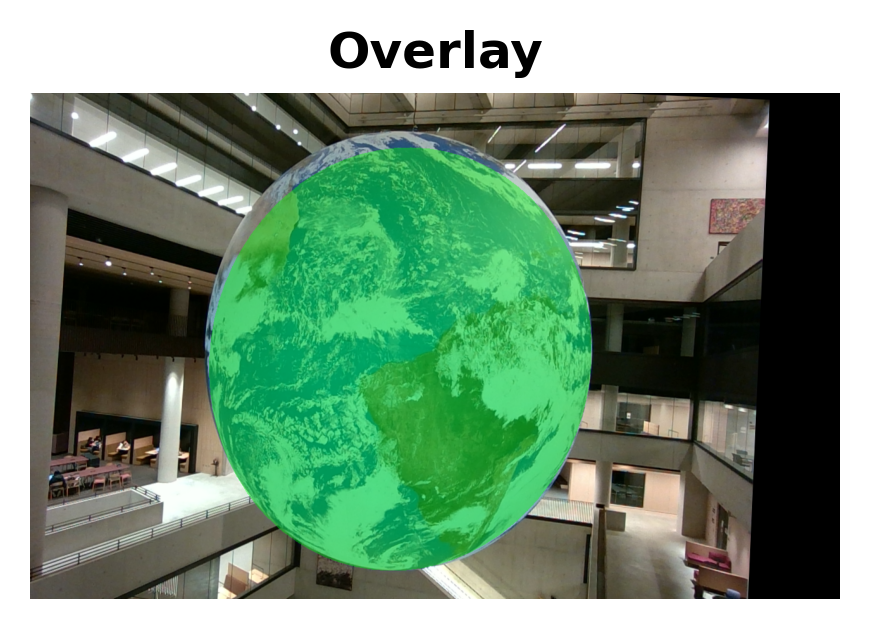
#> input picture results/task2/000000.png, 870 x 629 px
$ python -i final_task1_c_e_bkp.py   (imports and definitions only)
#> lines starting #> are read from the running program, lines starting #| are printed output that depends on the picture; after the words box and inside, x2 and y2 are one past the last pixel; in counts of white or black regions, pixels touching at a corner belong together; long printed decimals are rounded
#> further down, picture is the input picture: shape (629, 870, 3); mean B, G, R 120.6, 146, 116.9
import numpy as np
import cv2
import matplotlib.pyplot as plt
import os
from skimage.measure import CircleModel
from skimage.measure import ransac
import glob

#circle and ellipse--all test cases
# restriction: 1. not for small objects   2. rely on picture quality
#designed for task1


# use circle model for circles, use contour for ellipse

# METHOD 3: color, then choose between circle/ellipse

def color_then_circle(image):

    # Color threshold, ocean only
    hsv = cv2.cvtColor(image, cv2.COLOR_BGR2HSV)
#> hsv: shape (629, 870, 3); mean H, S, V 31, 77.8, 148.6
    lower_blue = np.array([85, 40, 40])
    upper_blue = np.array([135, 255, 255])
    ocean_mask = cv2.inRange(hsv, lower_blue, upper_blue)
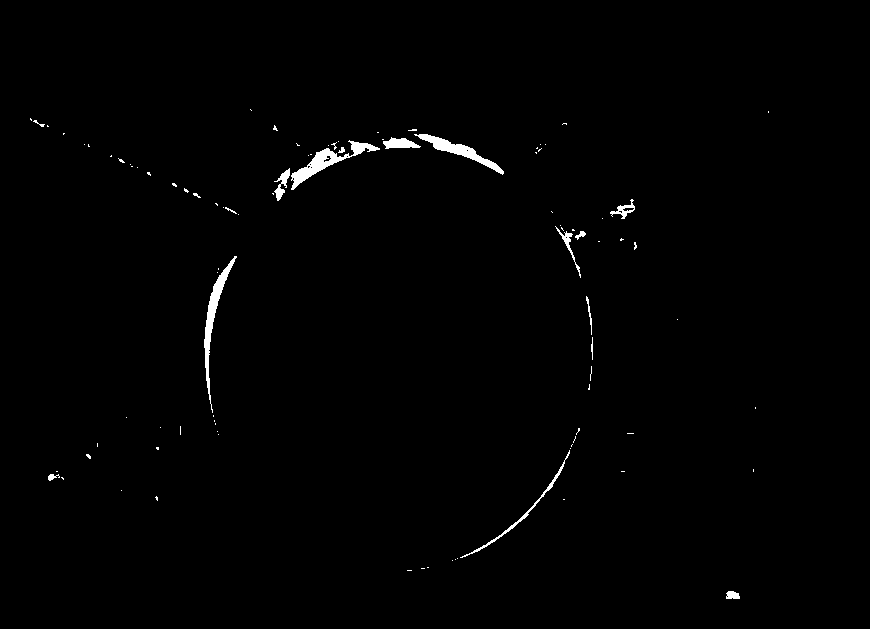
#> ocean_mask: shape (629, 870); 0.83% white; 95 white regions (79 under 20 px), largest, box (x1, y1, x2, y2) and area: (291, 140, 380, 190) 979, (204, 256, 237, 413) 882, (414, 134, 504, 175) 764

    # Smooth mask (remove land + noise)
    kernel = cv2.getStructuringElement(cv2.MORPH_ELLIPSE, (7, 7))
    ocean_mask = cv2.morphologyEx(ocean_mask, cv2.MORPH_OPEN, kernel, iterations=2)
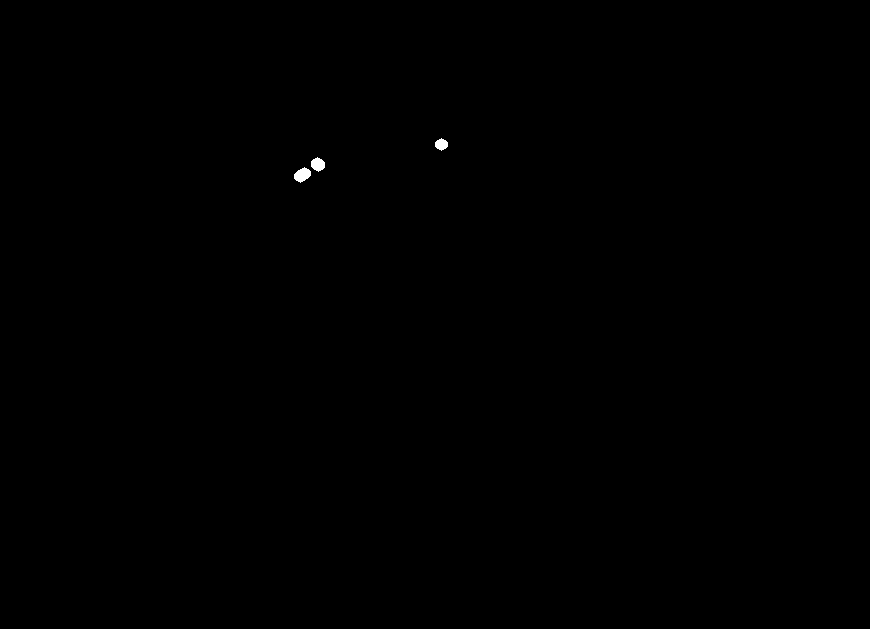
#> ocean_mask: shape (629, 870); 0.08% white; 3 white regions, box (x1, y1, x2, y2) and area: (294, 167, 311, 183) 177, (311, 157, 325, 172) 148, (435, 138, 448, 151) 117
    ocean_mask = cv2.morphologyEx(ocean_mask, cv2.MORPH_CLOSE, kernel, iterations=2)
#> ocean_mask: shape (629, 870); 0.09% white; 2 white regions, box (x1, y1, x2, y2) and area: (294, 157, 325, 183) 373, (435, 138, 448, 151) 117

    # Apply Canny edge detection on the color mask
    edges = cv2.Canny(ocean_mask, 50, 150)
#> edges: shape (629, 870); 0.02% white in thin lines or dots, all inside (x1, y1, x2, y2) = (293, 138, 448, 183)

    # Extract edge points
    ys, xs = np.where(edges > 0)
#> ys = 131 values from 138 to 182; xs = 131 values, max 447 at index 14, min 293 at index 104, mean 349.3

    if len(xs) < 20:
        print("Insufficient edge points, fallback to color mask only")
        return ocean_mask

    points = np.column_stack([xs, ys])
#> points = 131 pairs, first value 293 to 447, second value 138 to 182

    # RANSAC circle fitting on edge points
    model = CircleModel()
    try:
        circle, inliers = ransac(points, CircleModel, min_samples=3, residual_threshold=2, max_trials=2000)
        xc, yc, r = circle.params
#> xc = 404.8; yc = 304.3; r = 159.9
        circle_center=[xc,yc]
#> circle_center = [404.8, 304.3]
    except Exception as e:
        print(f"Circle fit failed: {e}, fallback to mask")
        return ocean_mask

    try:
        # Calculate circle fitting error
        distances_circle = np.abs(np.sqrt((xs - xc)**2 + (ys - yc)**2) - r)
#> distances_circle = 131 values, max 12.55 at index 47, min 0.0424 at index 35, mean 5.65
        circle_error = np.mean(distances_circle)
#> circle_error = 5.65

    except np.linalg.LinAlgError:
        circle_error = float('inf')


    # FIT ELLIPSE

    gray = cv2.cvtColor(image, cv2.COLOR_BGR2GRAY)
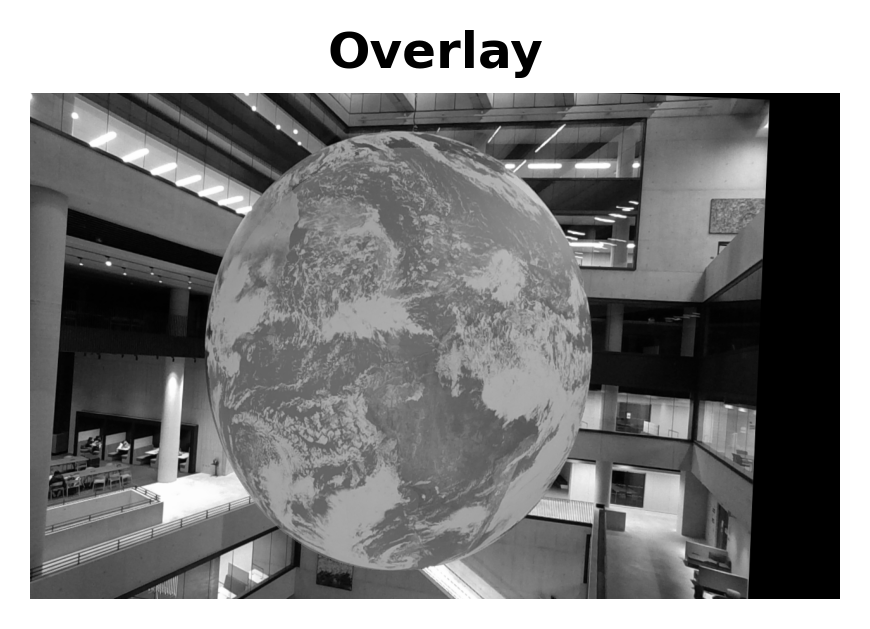
#> gray: shape (629, 870); min 0, max 255, mean 134.4
    gray = cv2.GaussianBlur(gray, (7,7), 1.5)
    # Find contours from edges
    contours, _ = cv2.findContours(edges, cv2.RETR_EXTERNAL, cv2.CHAIN_APPROX_NONE)
#> contours = 2 contours; box (x1, y1, x2, y2) and area: (293, 157, 325, 183) 379, (434, 138, 448, 151) 117
    if len(contours) == 0:
        print("No contours found")
        return np.zeros_like(gray)

    # Get largest contour
    contour = max(contours, key=cv2.contourArea)
#> contour = contour of 74 points, box (x1, y1, x2, y2) (293, 157, 325, 183), area 379
        # Need at least 5 points to fit ellipse
    if len(contour) < 5:
        print("Insufficient points for shape fitting")
        return np.zeros_like(gray)

    # Squeeze contour to get (N, 2) shape
    pts = contour.squeeze()
#> pts = 74 pairs, first value 293 to 324, second value 157 to 182
    if pts.ndim != 2:
        print("Invalid contour shape")
        return np.zeros_like(gray)

    x = pts[:, 0].astype(np.float64)
#> x = 74 values, max 324 at index 59, min 293 at index 25, mean 309.2
    y = pts[:, 1].astype(np.float64)
#> y = 74 values, max 182 at index 34, min 157 at index 0, mean 169.6

    try:
        ellipse = cv2.fitEllipse(contour)
#> ellipse = ((309.4, 169.4), (13.7, 39.21), 56.41)

        # Calculate ellipse fitting error (Euclidean distance in pixels)
        (cx, cy), (MA, ma), angle = ellipse # center, major/minor axis length, rotation angle
#> cx = 309.4; cy = 169.4; MA = 13.7; ma = 39.21; angle = 56.41
        a = MA / 2
#> a = 6.85
        b = ma / 2
#> b = 19.61
        angle_rad = np.deg2rad(angle)
#> angle_rad = 0.985
        ellipse_center=[cx,cy]
#> ellipse_center = [309.4, 169.4]

        distances_ellipse = []
        for xi, yi in zip(x, y):
            xp = xi - cx
            yp = yi - cy

            xr = xp * np.cos(angle_rad) + yp * np.sin(angle_rad)
            yr = -xp * np.sin(angle_rad) + yp * np.cos(angle_rad)

            dist_from_center = np.sqrt(xr**2 + yr**2)
            theta = np.arctan2(yr, xr)
            ellipse_radius = (a * b) / np.sqrt((b * np.cos(theta))**2 + (a * np.sin(theta))**2)
            dist_to_ellipse = np.abs(dist_from_center - ellipse_radius)
            distances_ellipse.append(dist_to_ellipse)
#> this loop made 74 passes
#> (xi, yi, xp, yp, xr, yr, dist_from_center, theta) on passes 1 to 12: (316, 157, 6.56, -12.4, -6.7, -12.33, 14.03, -2.07), (315, 158, 5.56, -11.4, -6.42, -10.94, 12.69, -2.1), (314, 158, 4.56, -11.4, -6.97, -10.11, 12.28, -2.17), (313, 159, 3.56, -10.4, -6.69, -8.72, 10.99, -2.23), (312, 159, 2.56, -10.4, -7.24, -7.89, 10.71, -2.31), (311, 160, 1.56, -9.4, -6.96, -6.5, 9.53, -2.39), (311, 161, 1.56, -8.4, -6.13, -5.95, 8.54, -2.37), (310, 162, 0.565, -7.4, -5.85, -4.56, 7.42, -2.48), (309, 163, -0.435, -6.4, -5.57, -3.18, 6.41, -2.62), (308, 164, -1.44, -5.4, -5.29, -1.79, 5.59, -2.82), (307, 165, -2.44, -4.4, -5.01, -0.405, 5.03, -3.06), (306, 166, -3.44, -3.4, -4.73, 0.981, 4.83, 2.94)
#> after the loop, distances_ellipse = 74 values, max 3.08 at index 67, min 0.0221 at index 39, mean 1.24

        ellipse_error = np.mean(distances_ellipse)
#> ellipse_error = 1.24

    except Exception as e:
        print(f"Ellipse fitting failed: {e}, fallback to mask")
        return ocean_mask

    # Choose the better fit
    print(f"  Circle error: {circle_error:.2f}, Ellipse error: {ellipse_error:.2f}")
#|   Circle error: 5.65, Ellipse error: 1.24
    print(f"  Circle Center: {circle_center}, Ellipse center: {ellipse_center}")
#|   Circle Center: [404.845, 304.310], Ellipse center: [309.435, 169.400]

    H, W = ocean_mask.shape
#> H = 629; W = 870
    final_mask = np.zeros_like(ocean_mask)

    if circle_error > ellipse_error*2 and ellipse_error > 9.5:
        print("  → Chose ELLIPSE fit")
        cv2.ellipse(final_mask, ellipse, 255, -1)
        center = ellipse_center
    else:
        print("  → Chose CIRCLE fit")
        Y, X = np.ogrid[:H, :W]
#> Y = 629 values from 0 to 628
        final_mask = ((X - xc)**2 + (Y - yc)**2 <= r*r).astype(np.uint8) * 255
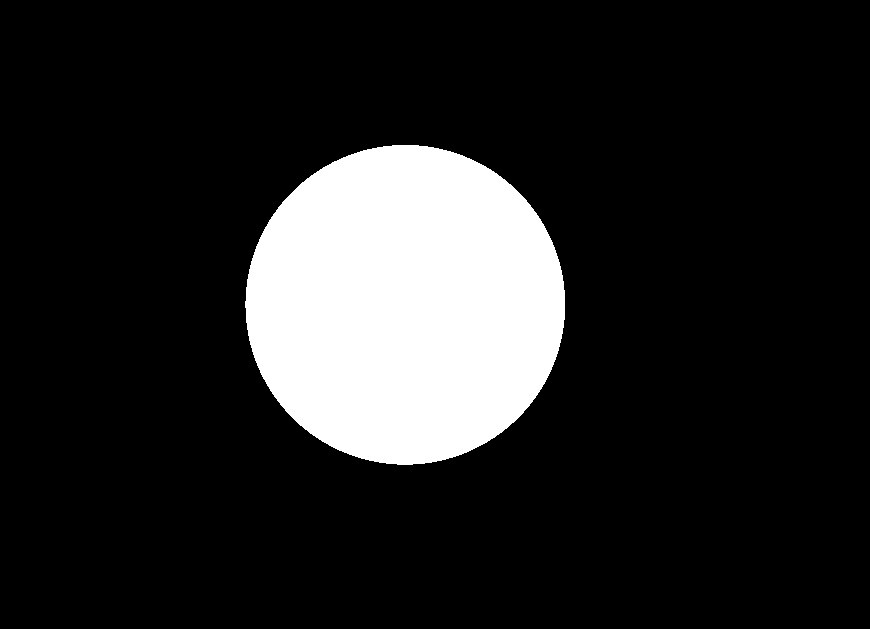
#> final_mask: shape (629, 870); 14.7% white; 1 white region, box (x1, y1, x2, y2) and area: (245, 145, 565, 465) 80309
        center = circle_center
#> center = [404.8, 304.3]

    return final_mask, center


# EVALUATION

# [104 lines left out: functions calculate_metrics, test_on_single_image, not called in this run]


# MAIN
# [16 lines not run here, left out]

>>> import cv2
>>> picture = cv2.imread('../results/task2/000000.png')
>>> result = color_then_circle(picture)
